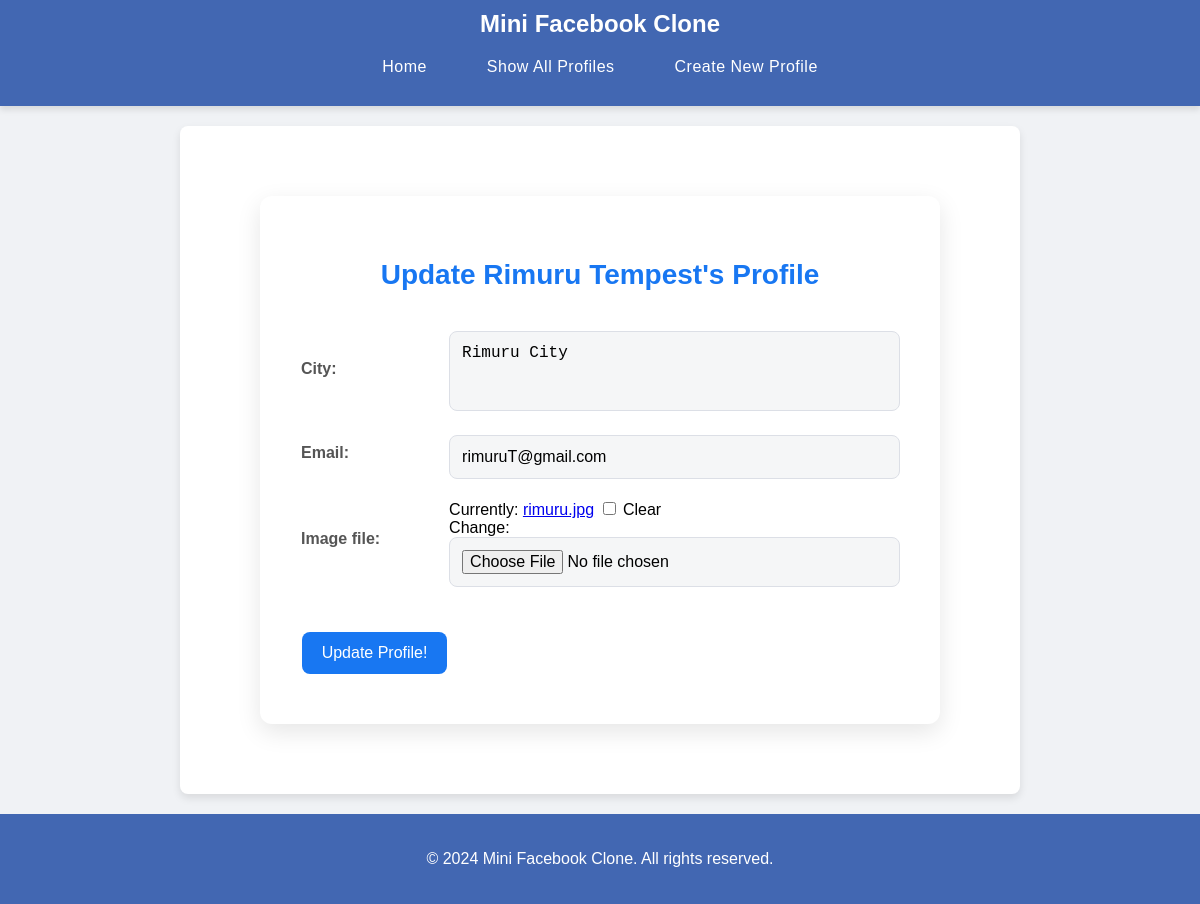
Before: /mini_fb/profile/1/update with the older database file.
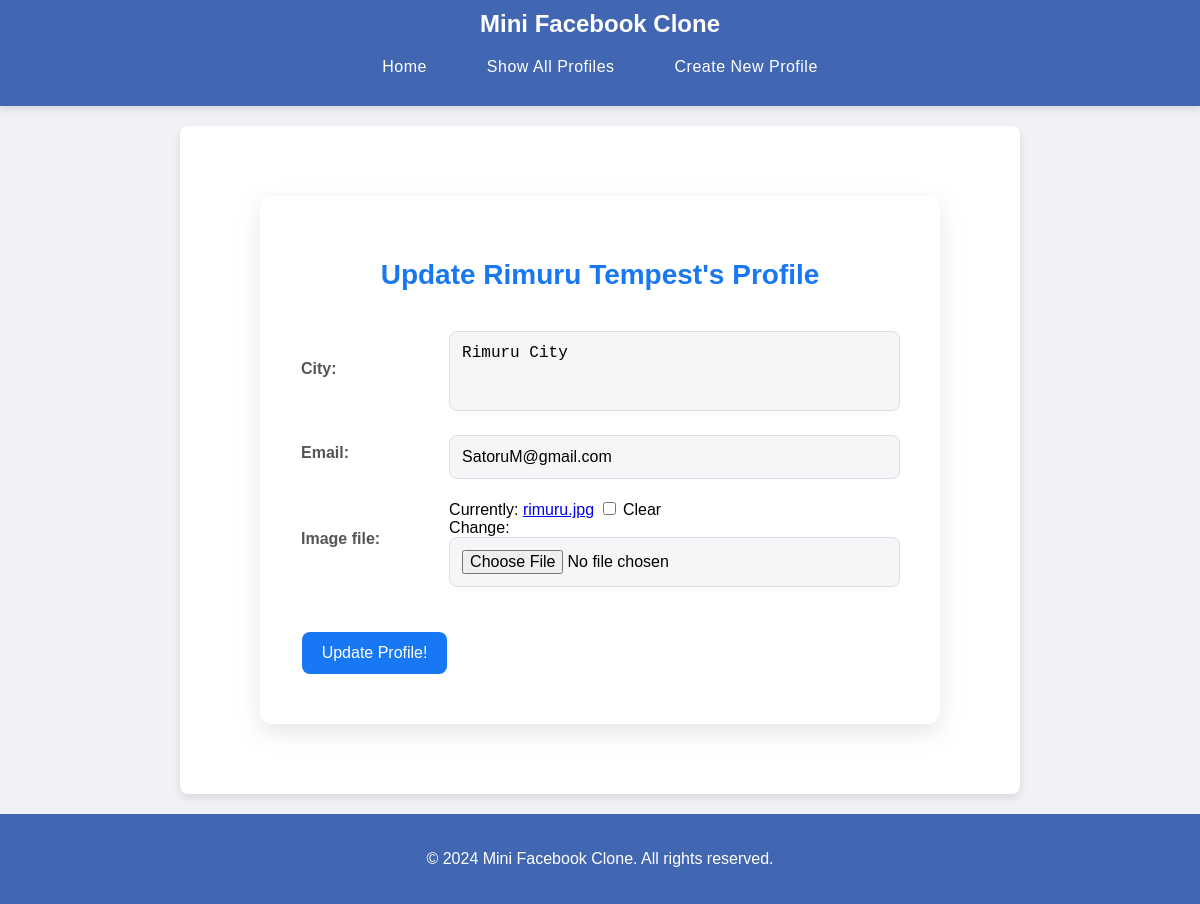
After: the same page with the newer database file.
### mini_fb/models.py (models this page shows, shortened)
class Profile(models.Model):
    first_name = models.TextField(blank=False)
    last_name = models.TextField(blank=False)
    city = models.TextField(blank=False)
    email = models.EmailField(blank=False, null=True, unique=True)
    image_file = models.ImageField(blank=True)

### mini_fb/views.py (the view, shortened to what this page needs)
# urls.py: path(r'profile/<int:pk>/update', views.UpdateProfileView.as_view(), name="update_profile"),
class UpdateProfileView(UpdateView):
    form_class = UpdateProfileForm
    template_name = "mini_fb/update_profile_form.html"
    model = Profile

### mini_fb/forms.py
class UpdateProfileForm(forms.ModelForm):
    class Meta:
        model = Profile
        fields = ['city', 'email', 'image_file']

### mini_fb/templates/mini_fb/update_profile_form.html (shortened to what this page needs)
{% extends 'mini_fb/base.html' %}
{% block content %}
<div class="form-container">
    <h2 class="form-title">Update {{ profile.first_name }} {{ profile.last_name }}'s Profile</h2>
    <form method="POST" enctype="multipart/form-data" class="profile-form">
        <table>
            {% for field in form %}
            <tr>
                <th>{{ field.label_tag }}</th>
                <td>{{ field }}</td>
            </tr>
            {% endfor %}
            <tr>
                <td colspan="2" class="form-actions">
                    <input type="submit" name="update_profile" value="Update Profile!" class="submit-btn">
                </td>
            </tr>
        </table>
    </form>
</div>
{% endblock %}

Changed rows visible on the page:
changed Profile "Rimuru": email "rimuruT@gmail.com" → "SatoruM@gmail.com"
